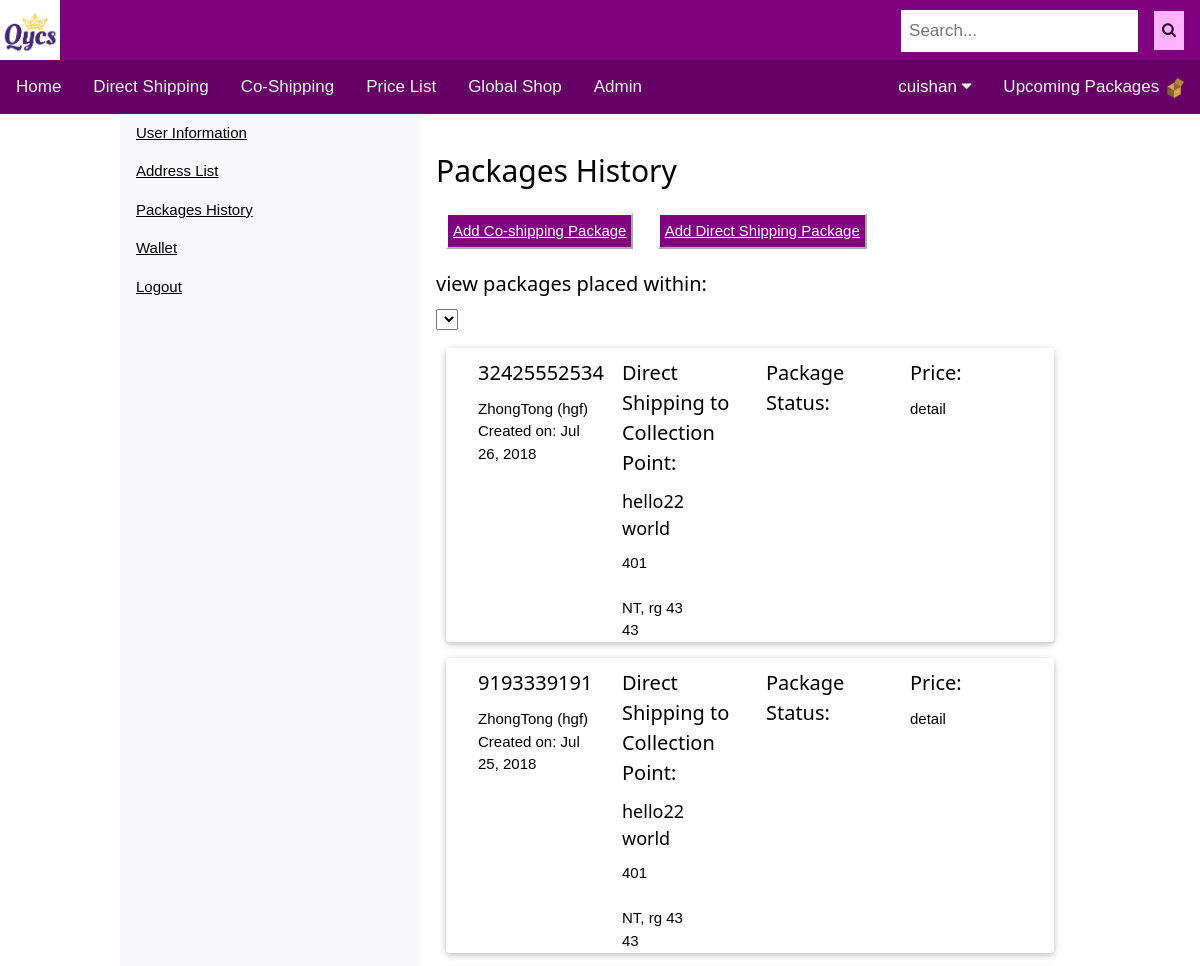
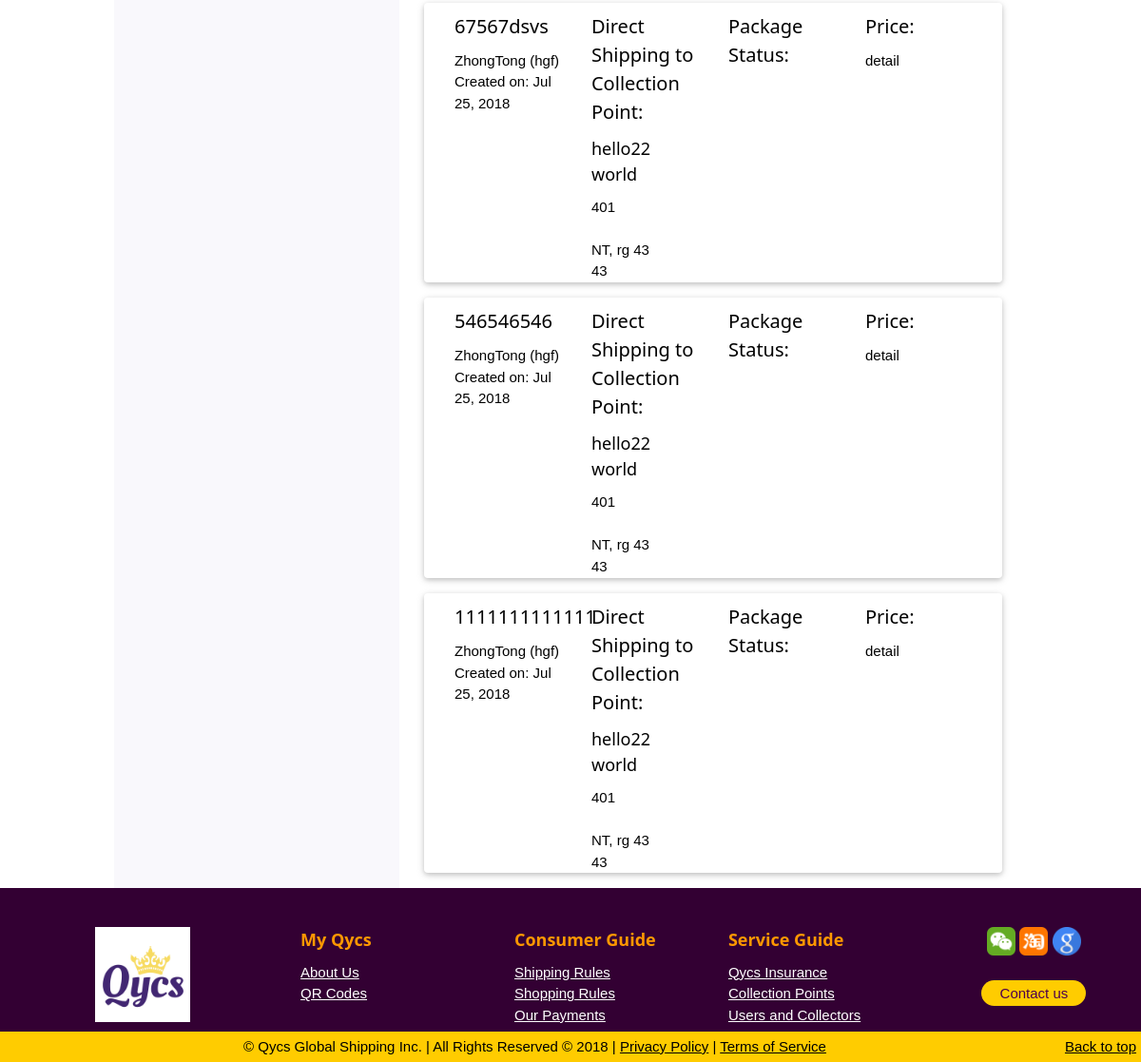
The app's page /myaccount/packages (signed in) with its own data (2 pictures, top to bottom).
### main/models.py (models this page shows, shortened)
class Service(models.Model):
	TYPE_CHOICE = (
		('Food', 'Food'),
		('Regular', 'Regular'),
		('Luxury', 'Luxury'),
		('Mix', 'Mix'),
	)
	user = models.ForeignKey(User, on_delete=models.DO_NOTHING , related_name='client_user',verbose_name= 'User')
	order = models.BooleanField(default=False,verbose_name= 'Order')
	storage = models.BooleanField(default=False,verbose_name= 'Storage')
	co_shipping = models.NullBooleanField(verbose_name= 'Co-Shipping')
	parent_package = models.ForeignKey(ParentPackage, on_delete=models.DO_NOTHING, blank = True, null=True,verbose_name= 'Parent Package')
	created_date = models.DateTimeField(auto_now_add = True, blank=True, null=True, verbose_name= 'Created on')
	package_type = models.CharField(max_length = 16, choices = TYPE_CHOICE, blank=True, default='',verbose_name = 'Package Type')  # create a choice?
	emp_created = models.ForeignKey(Employee, on_delete=models.DO_NOTHING, blank = True, null=True, related_name='order_created_by_emplloyee',verbose_name= 'Created by Employee (order only)') # for order only
	request_ship_date = models.DateField(blank=True, null=True, verbose_name= 'Requested to Ship on')
	memo = models.TextField(blank=True, default='',verbose_name= 'Memo')
	cust_tracking_num = models.CharField(max_length = 32, blank=True, default='',verbose_name= 'Customer Tracking Number')
	cust_carrier = models.CharField(max_length = 32, blank=True, default='',verbose_name= 'Customer Carrier')# need to set up choice
	low_volume_request = models.BooleanField(default = False,verbose_name= 'Low Volume Request')
	no_rush_request = models.BooleanField(default = False,verbose_name= 'No Rush Request')
	wh_received = models.ForeignKey(Warehouse, on_delete=models.DO_NOTHING, null=True, related_name='received_at_warehouse',verbose_name= 'Warehouse Received')
	wh_received_date = models.DateField(blank=True, null=True,verbose_name= 'Warehouse Received on')
	ready_date = models.DateField(blank=True, null=True, verbose_name= 'Package Ready on')
	emp_pack = models.ForeignKey(Employee, on_delete=models.DO_NOTHING,  blank = True, null=True, related_name='package_repacked_by_employee', verbose_name= 'Packed by Employee')
	weight = models.DecimalField( blank=True, null=True, max_digits=10, decimal_places=2, verbose_name= 'Weight(kg)')
	deposit = models.DecimalField( blank=True, null=True, max_digits=10, decimal_places=2 , verbose_name= 'Deposit Amount')
	deposit_key = models.ForeignKey(Payment, on_delete=models.DO_NOTHING, blank=True, null=True, related_name='deposit_payment_key', verbose_name= 'Deposit Confirmation')
	storage_fee = models.DecimalField( blank=True, null=True, max_digits=10, decimal_places=2, verbose_name= 'Storage Fee')
	shipping_fee = models.DecimalField( blank=True, null=True, max_digits=10, decimal_places=2, verbose_name= 'Shipping Fee')
	currency = models.CharField(max_length = 32, blank=True, default='', verbose_name= 'Currency') # need to set up choice
	paid_key = models.ForeignKey(Payment, on_delete=models.DO_NOTHING,  blank=True, null=True, related_name='paid_payment_key', verbose_name= 'Payment Confirmation')
	ship_to_add = models.ForeignKey(Address, on_delete=models.DO_NOTHING, blank=True, null=True, related_name='ship_to_personal_location', verbose_name= 'Ship to User Address')
	ship_to_col = models.ForeignKey(CollectionPoint, on_delete=models.DO_NOTHING, blank=True, null=True, related_name='ship_to_collection_point', verbose_name= 'Ship to Collection Point')
	receiver = models.ForeignKey(CoReceiver, on_delete=models.DO_NOTHING, blank=True, null=True, verbose_name= 'Receiver')
	ship_to_wh = models.ForeignKey(Warehouse, on_delete=models.DO_NOTHING, blank=True, null=True, related_name='ship_to_warehouse', verbose_name= 'Ship to Warehouse')
	picked_up = models.NullBooleanField(verbose_name= 'User Picked Up')
	picked_up_date = models.DateField(blank=True, null=True, verbose_name= 'User Picked on')
	last_shipped_date = models.DateField(blank=True, null=True, verbose_name= 'Last Shipped on')
	tracking_num = models.CharField(max_length = 20, blank=True, default='', verbose_name= 'Last Tracking Number')
	last_carrier = models.CharField(max_length = 20, blank=True, default='', verbose_name= 'Carrier')# need to set up choice
	status = models.CharField(max_length = 20, blank=True, default='', verbose_name= 'Packasge Status')
	issue = models.TextField(blank=True, default='', verbose_name= 'Package Issue')
	refund_key = models.ForeignKey(Payment, on_delete=models.DO_NOTHING, blank=True, null=True, related_name='refund_payment_key', verbose_name = 'Refund Confirmation')

class Address_Common_Info(models.Model):
	address = models.CharField(max_length=500, default='',verbose_name='地址' )
	apt = models.CharField(blank=True, max_length=10, default='',verbose_name='Apartment' )
	city = models.CharField(max_length=100, default='',verbose_name= 'City')
	state = models.CharField(max_length=100, default='',verbose_name= 'State')
	country = models.CharField(max_length=100, default='',verbose_name= 'Country')
	zipcode = models.CharField(max_length=5, default='', verbose_name= 'Zip Code')
	memo = models.TextField(blank = True, default='', verbose_name= 'Address Meno')
	class Meta:
		abstract = True

class Warehouse(Address_Common_Info):
	name = models.CharField(max_length=100, unique=True, default='',verbose_name= 'Warehouse Name')
	status = models.BooleanField(default = False,verbose_name= 'Avaliable')
	status.boolean = True
	memo = models.TextField(blank=True, default='',verbose_name= 'Memo')
	status.boolean = True

class CollectionPoint(Address_Common_Info):
	collector = models.OneToOneField(
		User,
		on_delete=models.PROTECT,
		primary_key=True,
		verbose_name= 'Collector'
	)
	created_date = models.DateTimeField(auto_now_add = True, blank=True, null=True)
	name = models.CharField(max_length = 16, unique = True, default='', verbose_name= 'Collection Point Name')
	license = models.CharField(max_length = 32, default='',verbose_name= 'License Number')
	license_type = models.CharField(max_length = 32, default='',verbose_name= 'License Type')
	license_image = models.ImageField(upload_to = 'collector_license', blank = 'True')
	id_image = models.ImageField(upload_to = 'collector_id')
	store = models.BooleanField(default = True, verbose_name= 'Store')
	store.boolean = True
	status = models.BooleanField(default = False, verbose_name= 'Avaliable')
	status.boolean = True
	image = models.ImageField(upload_to = 'collector_image', blank ='True')

### main/package_views.py (the view)
# urls.py: path('myaccount/packages', login_required(pk_views.PackagesView.as_view()), name='userpackage'),
class PackagesView(TemplateView):
	template_name = 'main/packagelist.html'
	def get(self, request):
		return render(request, self.template_name,
			{'package_list': Service.objects.filter(user = request.user).order_by('-created_date')})

### main/templates/main/packagelist.html (shortened to what this page needs)
{% extends "main/account.html" %}
{% block account_content %}
<div class="w3-cell w3-container w3-mobile">
	<h2>Packages History</h2>
	<button><a href="{% url 'collection_points' %}"> Add Co-shipping Package</a></button>
	<button><a href="{% url 'add_direct_shipping' %}"> Add Direct Shipping Package</a></button>
	<h4>view packages placed within:</h4>
	<select>
	</select>
	<br/>
	{% for package in package_list %}
		<div class="w3-card-2 w3-round w3-panel">
	        <div class="w3-quarter w3-container">
	        	<h4>{{package.cust_tracking_num}}</h4>
	        		{{package.cust_carrier}} ({{package.wh_received.country}})<br/>
	        		{% if package.created_date %}
	        			Created on: {{package.created_date|date:"M d, Y" }}<br/>{% endif %}
	    	</div>
			<div class="w3-quarter w3-container">
				{% if package.ship_to_add %}
				<h4>Co-shipping to Collection Point:</h4>
			        <h5>{{package.ship_to_add.location_name}}</h5>
			        {% if not package.ship_to_add.follow_user_infor %}
			            {{package.ship_to_add.last_name}}, {{package.ship_to_add.first_name}}<br/>
			            {% if package.ship_to_add.phone and package.ship_to_add.email %}
			            	{{package.ship_to_add.phone}} | {{package.ship_to_add.email}}<br/>
			            {% elif package.ship_to_add.phone or package.ship_to_add.email %}
			            	{{package.ship_to_add.phone}}{{package.ship_to_add.email}}<br/>
			            {% endif %}
			        {% else %}
			            {{user.last_name}}, {{user.first_name}}<br/>
			            {% if user.userprofile.phone %}
			            	{{user.userprofile.phone}}<br/>{% endif %}
			            {% if user.email %}
			            	{{user.email}}<br/>{% endif %}
			        {% endif %}
		            {{package.ship_to_add.address}}<br/>
		            {% if package.ship_to_add.apt %}
		            {{package.ship_to_add.apt}}<br/>{% endif %}
		            {{package.ship_to_add.city}}, {{package.ship_to_add.state}} {{package.ship_to_add.zipcode}}<br/>
		            {{package.ship_to_add.country}}<br/>
				{% elif package.ship_to_col %}
				<h4>Direct Shipping to Collection Point:</h4>
			        <h5>{{package.ship_to_col.name}}</h5>
			            {{package.ship_to_col.address}}<br/>
			            {{package.ship_to_col.apt}}<br/>
			            {{package.ship_to_col.city}}, {{package.ship_to_col.state}} {{package.ship_to_col.zipcode}}<br/>
			            {{package.ship_to_col.country}}<br/>
				{% endif %}
			</div>
			<div class="w3-quarter w3-container">
				<h4>Package Status:</h4>
			</div>
			<div class="w3-quarter w3-container">
				<h4>Price:</h4>
				<div class="w3-ight"><a>detail</a></div>
			</div>
	    </div>
	{% endfor %}
</div>
{% endblock %}

### main/templates/main/base.html (shortened to what this page needs)
{% load static %}
<!doctype html>
<html lang="en">
  <head>
    <link rel="stylesheet" href="{% static 'css/style.css' %}">
    <link rel="stylesheet" href="{% static 'css/w3.css' %}">
    <link rel="stylesheet" href="https://cdnjs.cloudflare.com/ajax/libs/font-awesome/4.7.0/css/font-awesome.min.css">
</head>
<body>
<header>
    <div class = "navlogo">
      <img src="{% static 'image/logo.png' %}" alt="logo" width="60" height="60" />
      <div class ="search">
        <input type="text" placeholder="Search..." name="search">
        <button type="submit"><i class="fa fa-search"></i></button>
      </div>
    </div>
</header>
<div class="w3-bar">
    <div class="topnav " id="myTopnav">
      <a href="{% url 'home' %}">Home</a>
      <a href="{% url 'add_direct_shipping' %}">Direct Shipping</a>
      <a href="{% url 'collection_points' %}">Co-Shipping</a>
      <a href="">Price List</a>
      <a href="">Global Shop</a>
      <a href="/admin">Admin</a>
      <div class="topnav-right">
          {% if user.is_authenticated %}
            <div class="dropdown">
              <button class="dropbtn">{{user.username}}
                <i class="fa fa-caret-down"></i>
              </button>
            </div>
          {% endif %}
        <a href="{% url 'packagecard' %}">Upcoming Packages
        <img src="{% static 'image/box.png' %}" width="20" height="20"></a>
      </div>
  </div>
</div>
  <div class="w3-cell-row w3-mobile" style="width:80%;margin-left:auto;margin-right: auto">
  {% block content %}
  {% endblock %}
  </div>
    <div id="footer">
      <div class="w3-row">
        <div class="w3-quarter w3-container">
          <center><h5><a href="{% url 'home' %}"><img width="100" height="100" src="{% static 'image/logo.png'%}"></a></h5></center>
        </div>
        <div class = "w3-threequarter">
          <div class="w3-quarter w3-container">
                <h5 class="w3-text-orange" >My Qycs</h5>
                <a class="w3-text-white w3-medium" href="">About Us</a><br/>
                <a class="w3-text-white w3-medium" href="">QR Codes</a><br/>
          </div>
          <div class="w3-quarter w3-container">
                <h5 class="w3-text-orange" >Consumer Guide</h5>
                <a class="w3-text-white w3-medium" href="">Shipping Rules</a><br/>
            <a class="w3-text-white w3-medium" href="">Shopping Rules</a><br/>
            <a class="w3-text-white w3-medium" href="">Our Payments</a><br/>
          </div>
          <div class="w3-quarter w3-container">
            <h5 class="w3-text-orange">Service Guide</h5>
            <a class="w3-text-white w3-medium" href="">Qycs Insurance</a><br/>
            <a class="w3-text-white w3-medium" href="">Collection Points</a><br/>
            <a class="w3-text-white w3-medium" href="">Users and Collectors</a>
          </div>
          <div class="w3-quarter w3-container">
            <div class="social-networks">
              <a href="#" class="wechat"><img src="{% static 'image/wechat.ico' %}" width="30" height="30"></a>
              <a href="#" class="taobao"><img src="{% static 'image/taobao.ico' %}" width="30" height="30"></a>
              <a href="#" class="google"><img src="{% static 'image/google.ico' %}" width="30" height="30"></a>
            </div>
            <button type="button" class="btn btn-default">Contact us</button><br/>
          </div>
        </div>
      </div>
    </div>
    <div class="footer-copyright">
                &copy; Qycs Global Shipping Inc. | All Rights Reserved © 2018 |
      <a href="">Privacy Policy</a> | <a href="">Terms of Service</a>
      <span class="float-right"> <a href="">Back to top</a></span>
    </div>
</body>
</html>

### records on screen
Service: cust_tracking_num "32425552534", cust_carrier "ZhongTong", wh_received.country "hgf", created_date "Jul 26, 2018", ship_to_col.name "hello22 world", ship_to_col.address "401", ship_to_col.city "NT", ship_to_col.state "rg", ship_to_col.zipcode "43", ship_to_col.country "43"
Service: cust_tracking_num "9193339191", cust_carrier "ZhongTong", wh_received.country "hgf", created_date "Jul 25, 2018", ship_to_col.name "hello22 world", ship_to_col.address "401", ship_to_col.city "NT", ship_to_col.state "rg", ship_to_col.zipcode "43", ship_to_col.country "43"
Service: cust_tracking_num "67567dsvs", cust_carrier "ZhongTong", wh_received.country "hgf", created_date "Jul 25, 2018", ship_to_col.name "hello22 world", ship_to_col.address "401", ship_to_col.city "NT", ship_to_col.state "rg", ship_to_col.zipcode "43", ship_to_col.country "43"
Service: cust_tracking_num "546546546", cust_carrier "ZhongTong", wh_received.country "hgf", created_date "Jul 25, 2018", ship_to_col.name "hello22 world", ship_to_col.address "401", ship_to_col.city "NT", ship_to_col.state "rg", ship_to_col.zipcode "43", ship_to_col.country "43"
Service: cust_tracking_num "1111111111111", cust_carrier "ZhongTong", wh_received.country "hgf", created_date "Jul 25, 2018", ship_to_col.name "hello22 world", ship_to_col.address "401", ship_to_col.city "NT", ship_to_col.state "rg", ship_to_col.zipcode "43", ship_to_col.country "43"

### other values on screen
{{ user.username }} "cuishan"
